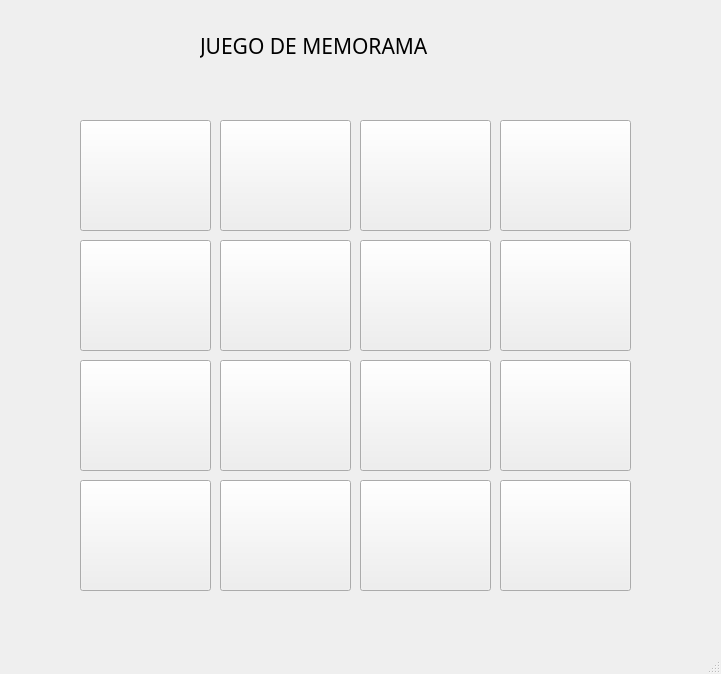
<?xml version="1.0" encoding="UTF-8"?>
<ui version="4.0">
 <class>MainWindow</class>
 <widget class="QMainWindow" name="MainWindow">
  <property name="geometry">
   <rect>
    <x>0</x>
    <y>0</y>
    <width>721</width>
    <height>674</height>
   </rect>
  </property>
  <property name="windowTitle">
   <string>MainWindow</string>
  </property>
  <widget class="QWidget" name="centralwidget">
   <widget class="QPushButton" name="pushButton_4">
    <property name="enabled">
     <bool>true</bool>
    </property>
    <property name="geometry">
     <rect>
      <x>500</x>
      <y>120</y>
      <width>131</width>
      <height>111</height>
     </rect>
    </property>
   </widget>
   <widget class="QPushButton" name="pushButton_3">
    <property name="geometry">
     <rect>
      <x>360</x>
      <y>120</y>
      <width>131</width>
      <height>111</height>
     </rect>
    </property>
   </widget>
   <widget class="QPushButton" name="pushButton">
    <property name="geometry">
     <rect>
      <x>80</x>
      <y>120</y>
      <width>131</width>
      <height>111</height>
     </rect>
    </property>
   </widget>
   <widget class="QPushButton" name="pushButton_2">
    <property name="geometry">
     <rect>
      <x>220</x>
      <y>120</y>
      <width>131</width>
      <height>111</height>
     </rect>
    </property>
   </widget>
   <widget class="QPushButton" name="pushButton_8">
    <property name="geometry">
     <rect>
      <x>500</x>
      <y>240</y>
      <width>131</width>
      <height>111</height>
     </rect>
    </property>
   </widget>
   <widget class="QPushButton" name="pushButton_6">
    <property name="geometry">
     <rect>
      <x>220</x>
      <y>240</y>
      <width>131</width>
      <height>111</height>
     </rect>
    </property>
   </widget>
   <widget class="QPushButton" name="pushButton_7">
    <property name="geometry">
     <rect>
      <x>360</x>
      <y>240</y>
      <width>131</width>
      <height>111</height>
     </rect>
    </property>
   </widget>
   <widget class="QPushButton" name="pushButton_5">
    <property name="geometry">
     <rect>
      <x>80</x>
      <y>240</y>
      <width>131</width>
      <height>111</height>
     </rect>
    </property>
   </widget>
   <widget class="QPushButton" name="pushButton_12">
    <property name="geometry">
     <rect>
      <x>500</x>
      <y>360</y>
      <width>131</width>
      <height>111</height>
     </rect>
    </property>
   </widget>
   <widget class="QPushButton" name="pushButton_10">
    <property name="geometry">
     <rect>
      <x>220</x>
      <y>360</y>
      <width>131</width>
      <height>111</height>
     </rect>
    </property>
   </widget>
   <widget class="QPushButton" name="pushButton_11">
    <property name="geometry">
     <rect>
      <x>360</x>
      <y>360</y>
      <width>131</width>
      <height>111</height>
     </rect>
    </property>
   </widget>
   <widget class="QPushButton" name="pushButton_9">
    <property name="geometry">
     <rect>
      <x>80</x>
      <y>360</y>
      <width>131</width>
      <height>111</height>
     </rect>
    </property>
   </widget>
   <widget class="QPushButton" name="pushButton_16">
    <property name="geometry">
     <rect>
      <x>500</x>
      <y>480</y>
      <width>131</width>
      <height>111</height>
     </rect>
    </property>
   </widget>
   <widget class="QPushButton" name="pushButton_14">
    <property name="geometry">
     <rect>
      <x>220</x>
      <y>480</y>
      <width>131</width>
      <height>111</height>
     </rect>
    </property>
   </widget>
   <widget class="QPushButton" name="pushButton_15">
    <property name="geometry">
     <rect>
      <x>360</x>
      <y>480</y>
      <width>131</width>
      <height>111</height>
     </rect>
    </property>
   </widget>
   <widget class="QPushButton" name="pushButton_13">
    <property name="geometry">
     <rect>
      <x>80</x>
      <y>480</y>
      <width>131</width>
      <height>111</height>
     </rect>
    </property>
   </widget>
   <widget class="QLabel" name="label">
    <property name="geometry">
     <rect>
      <x>200</x>
      <y>20</y>
      <width>341</width>
      <height>51</height>
     </rect>
    </property>
    <property name="font">
     <font>
      <family>Segoe Print</family>
      <pointsize>16</pointsize>
      <weight>50</weight>
      <italic>false</italic>
      <bold>false</bold>
      <underline>false</underline>
     </font>
    </property>
    <property name="toolTip">
     <string>&lt;html&gt;&lt;head/&gt;&lt;body&gt;&lt;p align=&quot;center&quot;&gt;&lt;span style=&quot; font-size:16pt; font-weight:600; font-style:italic;&quot;&gt;JUEGO DE MEMORAMA&lt;/span&gt;&lt;/p&gt;&lt;/body&gt;&lt;/html&gt;</string>
    </property>
    <property name="text">
     <string>JUEGO DE MEMORAMA</string>
    </property>
   </widget>
  </widget>
  <widget class="QMenuBar" name="menubar">
   <property name="geometry">
    <rect>
     <x>0</x>
     <y>0</y>
     <width>721</width>
     <height>26</height>
    </rect>
   </property>
  </widget>
  <widget class="QStatusBar" name="statusbar"/>
 </widget>
 <resources>
  <include location="../../Recursos.qrc"/>
 </resources>
 <connections/>
</ui>
